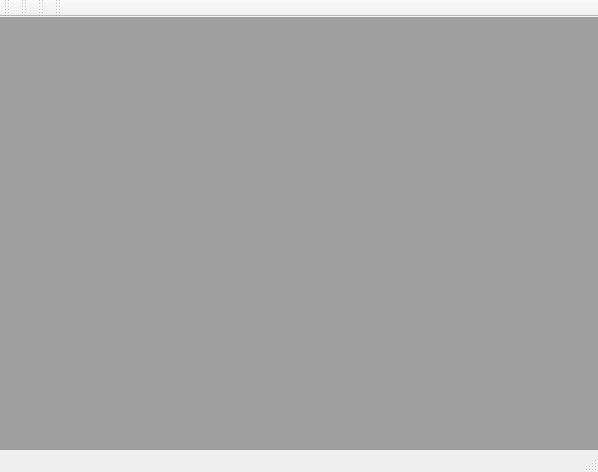
<?xml version="1.0" encoding="UTF-8"?>
<ui version="4.0">
 <class>MainWindow</class>
 <widget class="QMainWindow" name="MainWindow">
  <property name="geometry">
   <rect>
    <x>0</x>
    <y>0</y>
    <width>598</width>
    <height>472</height>
   </rect>
  </property>
  <property name="windowTitle">
   <string>Toll Supervision Terminal  (?.?.?)</string>
  </property>
  <property name="documentMode">
   <bool>true</bool>
  </property>
  <property name="dockOptions">
   <set>QMainWindow::AllowNestedDocks|QMainWindow::AllowTabbedDocks|QMainWindow::AnimatedDocks</set>
  </property>
  <property name="unifiedTitleAndToolBarOnMac">
   <bool>true</bool>
  </property>
  <widget class="QWidget" name="centralWidget">
   <layout class="QGridLayout" name="gridLayout">
    <property name="leftMargin">
     <number>0</number>
    </property>
    <property name="topMargin">
     <number>0</number>
    </property>
    <property name="rightMargin">
     <number>0</number>
    </property>
    <property name="bottomMargin">
     <number>0</number>
    </property>
    <property name="spacing">
     <number>0</number>
    </property>
    <item row="0" column="0">
     <widget class="MdiArea" name="mdiArea"/>
    </item>
   </layout>
  </widget>
  <widget class="QMenuBar" name="menuBar">
   <property name="geometry">
    <rect>
     <x>0</x>
     <y>0</y>
     <width>598</width>
     <height>23</height>
    </rect>
   </property>
  </widget>
  <widget class="TaskBar" name="taskBar">
   <property name="mouseTracking">
    <bool>true</bool>
   </property>
   <property name="contextMenuPolicy">
    <enum>Qt::CustomContextMenu</enum>
   </property>
   <property name="windowTitle">
    <string>Window List</string>
   </property>
   <property name="toolButtonStyle">
    <enum>Qt::ToolButtonTextBesideIcon</enum>
   </property>
   <attribute name="toolBarArea">
    <enum>TopToolBarArea</enum>
   </attribute>
   <attribute name="toolBarBreak">
    <bool>false</bool>
   </attribute>
  </widget>
  <widget class="QToolBar" name="mainToolBar">
   <property name="windowTitle">
    <string>MainToolBar</string>
   </property>
   <attribute name="toolBarArea">
    <enum>TopToolBarArea</enum>
   </attribute>
   <attribute name="toolBarBreak">
    <bool>false</bool>
   </attribute>
  </widget>
  <widget class="QToolBar" name="viewToolbar">
   <property name="windowTitle">
    <string>ViewToolBar</string>
   </property>
   <attribute name="toolBarArea">
    <enum>TopToolBarArea</enum>
   </attribute>
   <attribute name="toolBarBreak">
    <bool>false</bool>
   </attribute>
  </widget>
  <widget class="QToolBar" name="systemToolBar">
   <property name="windowTitle">
    <string>SystemToolBar</string>
   </property>
   <attribute name="toolBarArea">
    <enum>TopToolBarArea</enum>
   </attribute>
   <attribute name="toolBarBreak">
    <bool>false</bool>
   </attribute>
  </widget>
  <widget class="QStatusBar" name="statusBar"/>
  <action name="action122222">
   <property name="text">
    <string>sqlediter</string>
   </property>
  </action>
  <action name="action1">
   <property name="text">
    <string>config</string>
   </property>
  </action>
 </widget>
 <layoutdefault spacing="6" margin="11"/>
 <customwidgets>
  <customwidget>
   <class>TaskBar</class>
   <extends>QToolBar</extends>
   <header>taskbar.h</header>
  </customwidget>
  <customwidget>
   <class>MdiArea</class>
   <extends>QMdiArea</extends>
   <header>mdiarea.h</header>
   <container>1</container>
  </customwidget>
 </customwidgets>
 <resources/>
 <connections/>
</ui>
